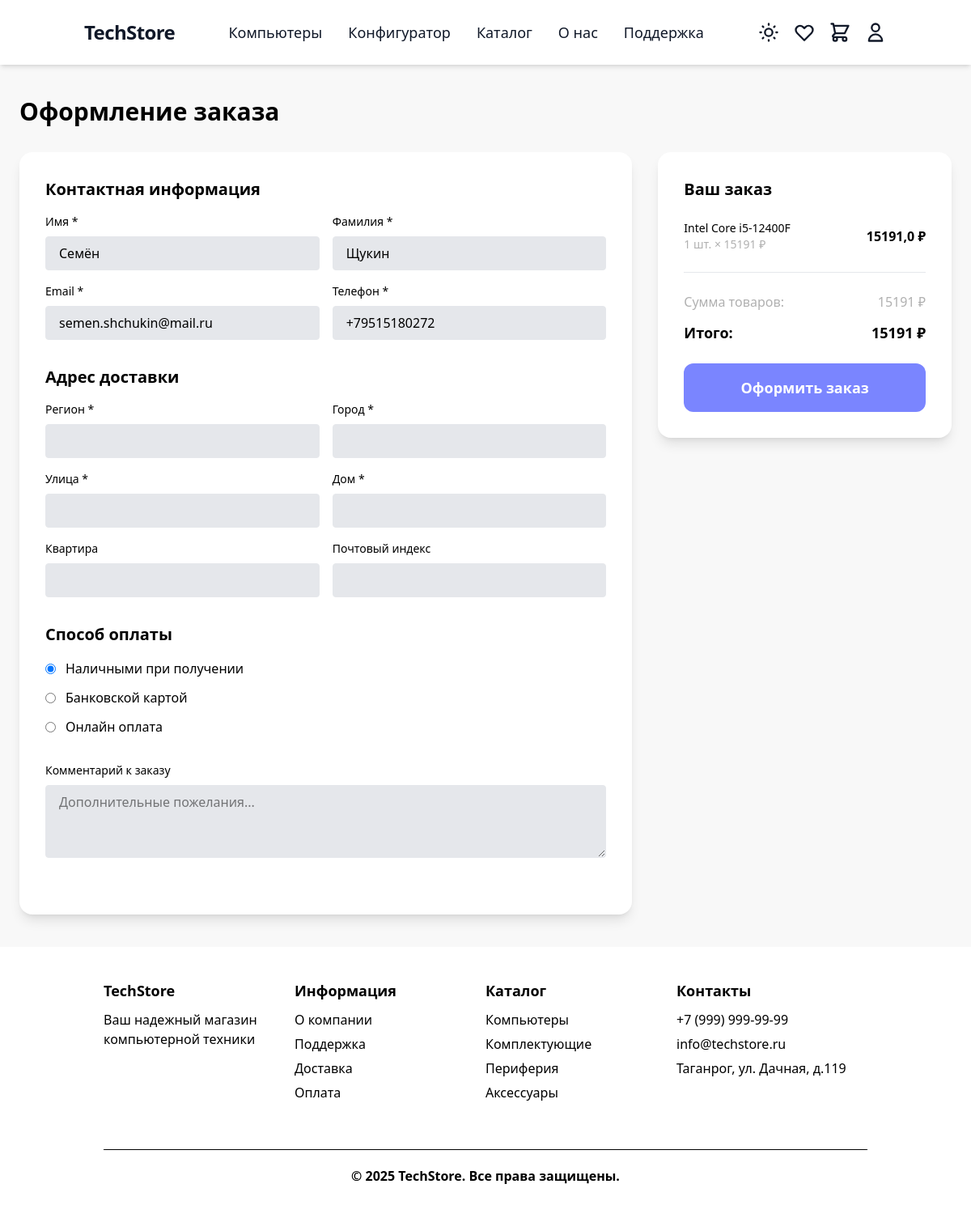
Screenshot of /orders/checkout/ (signed in) with the database file from the repository.
### users/models.py (models this page shows, shortened)
class CustomUser(AbstractUser):
    username = None
    email = models.EmailField(_('email address'), unique=True)
    first_name = models.CharField(_('first name'), max_length=150)
    last_name = models.CharField(_('last name'), max_length=150)
    phone = models.CharField(_('phone number'), max_length=20)
    delivery_region = models.CharField(_('region'), max_length=100, blank=True)
    delivery_city = models.CharField(_('city'), max_length=100, blank=True)
    delivery_street = models.CharField(_('street'), max_length=100, blank=True)
    delivery_house = models.CharField(_('house'), max_length=20, blank=True)
    delivery_apartment = models.CharField(_('apartment'), max_length=20, blank=True)
    delivery_postal_code = models.CharField(_('postal code'), max_length=20, blank=True)
    USERNAME_FIELD = 'email'
    REQUIRED_FIELDS = ['phone', 'first_name', 'last_name']
    objects = CustomUserManager()
    class Meta:
        verbose_name = _('user')
        verbose_name_plural = _('users')

### cart/models.py (models this page shows, shortened)
class CartItem(models.Model):
    user = models.ForeignKey(settings.AUTH_USER_MODEL, on_delete=models.CASCADE, related_name='cart_items', verbose_name='Пользователь')
    product = models.ForeignKey(Product, on_delete=models.CASCADE, verbose_name='Товар')
    quantity = models.PositiveIntegerField('Количество', default=1)
    added_at = models.DateTimeField('Дата добавления', auto_now_add=True)
    class Meta:
        unique_together = ('user', 'product')
        verbose_name = 'Товар в корзине'
        verbose_name_plural = 'Корзина'

### store/models.py (models this page shows, shortened)
class Product(models.Model):
    category = models.ForeignKey(
        Category,
        on_delete=models.PROTECT,
        related_name='products'
    )
    name = models.CharField('Название', max_length=200)
    slug = models.SlugField('URL', max_length=200, unique=True)
    price = models.DecimalField(
        'Цена',
        max_digits=10,
        decimal_places=2,
        validators=[MinValueValidator(Decimal('0.01'))]
    )
    discount = models.PositiveIntegerField('Скидка (%)', default=0)
    stock = models.PositiveIntegerField(
        'Количество на складе',
        default=0,
        help_text='Количество товара на складе'
    )
    min_stock = models.PositiveIntegerField(
        'Минимальный остаток',
        default=0,
        help_text='Минимальное количество для предупреждения о заканчивающемся товаре'
    )
    is_popular = models.BooleanField(
        'Популярный товар',
        default=False,
        help_text='Отметьте, если товар является популярным и должен отображаться в специальных блоках.'
    )
    description = models.TextField(
        'Описание',
        blank=True,
        default='',
        help_text='Можно использовать HTML-теги для форматирования текста (например, <ul>, <li>, <b>, <h3> и т.д.)'
    )
    meta_title = models.CharField('SEO Title', max_length=255, blank=True, default='', help_text='Заголовок для SEO (meta title)')
    meta_description = models.CharField('SEO Description', max_length=500, blank=True, default='', help_text='Описание для SEO (meta description)')
    image = models.ImageField('Фото', upload_to='products/', blank=True, null=True)
    class Meta:
        verbose_name = 'Товар'
        verbose_name_plural = 'Товары'
    @property
    def final_price(self):
        if self.discount:
            discount_decimal = Decimal(str(self.discount)) / Decimal('100')
            return self.price * (Decimal('1') - discount_decimal)
        return self.price

### order/views.py (the view)
# urls.py: path('checkout/', views.checkout, name='checkout'),
@login_required
def checkout(request):
    cart_items = CartItem.objects.filter(user=request.user).select_related('product')
    if not cart_items.exists():
        messages.error(request, 'Ваша корзина пуста')
        return redirect('cart:cart')
    subtotal = sum(item.product.final_price * item.quantity for item in cart_items)
    applied_promocode = None
    discount_amount = Decimal('0')
    try:
        cart_promocode = CartPromoCode.objects.get(user=request.user)
        promocode = cart_promocode.promocode
        is_valid, error_message = promocode.is_valid(user=request.user, order_amount=subtotal)
        if is_valid:
            applied_promocode = promocode
            discount_amount = promocode.calculate_discount(subtotal)
        else:
            cart_promocode.delete()
            messages.warning(request, f'Промокод "{promocode.code}" больше не действителен: {error_message}')
    except CartPromoCode.DoesNotExist:
        pass
    total_amount = subtotal - discount_amount
    user_data = {
        'first_name': request.user.first_name,
        'last_name': request.user.last_name,
        'email': request.user.email,
        'phone': getattr(request.user, 'phone', ''),
        'delivery_region': getattr(request.user, 'delivery_region', ''),
        'delivery_city': getattr(request.user, 'delivery_city', ''),
        'delivery_street': getattr(request.user, 'delivery_street', ''),
        'delivery_house': getattr(request.user, 'delivery_house', ''),
        'delivery_apartment': getattr(request.user, 'delivery_apartment', ''),
        'delivery_postal_code': getattr(request.user, 'delivery_postal_code', ''),
    }
    context = {
        'cart_items': cart_items,
        'subtotal': subtotal,
        'discount_amount': discount_amount,
        'total_amount': total_amount,
        'applied_promocode': applied_promocode,
        'user_data': user_data,
    }
    return render(request, 'order/checkout.html', context)

### order/templatetags/order_extras.py (called while the page is built)
@register.filter
def mul(value, arg):
    try:
        return float(value) * float(arg)
    except (ValueError, TypeError):
        return 0

### order/templates/order/checkout.html (shortened to what this page needs)
{% extends 'base.html' %}
{% load order_extras %}
{% block content %}
<div class="min-h-screen py-10">
    <div class="max-w-6xl mx-auto">
        <h1 class="text-3xl font-bold text-black dark:text-white mb-8">Оформление заказа</h1>
        <div class="grid grid-cols-1 lg:grid-cols-3 gap-8">
            <div class="lg:col-span-2">
                <form id="checkout-form" class="bg-white dark:bg-[#28303F] rounded-2xl p-8 shadow-lg">
                    <div class="mb-8">
                        <h2 class="text-xl font-bold text-black dark:text-white mb-4">Контактная информация</h2>
                        <div class="grid grid-cols-1 md:grid-cols-2 gap-4">
                            <div>
                                <label class="block text-black dark:text-white text-sm font-medium mb-2">Имя *</label>
                                <input type="text" name="first_name" value="{{ user_data.first_name }}" required
                                       class="w-full px-4 py-2 rounded bg-[#e5e7eb] dark:bg-[#1a2230] text-black dark:text-white border border-[#e5e7eb] dark:border-[#363b4a] focus:outline-none focus:border-[#7a85ff]">
                            </div>
                            <div>
                                <label class="block text-black dark:text-white text-sm font-medium mb-2">Фамилия *</label>
                                <input type="text" name="last_name" value="{{ user_data.last_name }}" required
                                       class="w-full px-4 py-2 rounded bg-[#e5e7eb] dark:bg-[#1a2230] text-black dark:text-white border border-[#e5e7eb] dark:border-[#363b4a] focus:outline-none focus:border-[#7a85ff]">
                            </div>
                            <div>
                                <label class="block text-black dark:text-white text-sm font-medium mb-2">Email *</label>
                                <input type="email" name="email" value="{{ user_data.email }}" required
                                       class="w-full px-4 py-2 rounded bg-[#e5e7eb] dark:bg-[#1a2230] text-black dark:text-white border border-[#e5e7eb] dark:border-[#363b4a] focus:outline-none focus:border-[#7a85ff]">
                            </div>
                            <div>
                                <label class="block text-black dark:text-white text-sm font-medium mb-2">Телефон *</label>
                                <input type="tel" name="phone" value="{{ user_data.phone }}" required
                                       class="w-full px-4 py-2 rounded bg-[#e5e7eb] dark:bg-[#1a2230] text-black dark:text-white border border-[#e5e7eb] dark:border-[#363b4a] focus:outline-none focus:border-[#7a85ff]">
                            </div>
                        </div>
                    </div>
                    <div class="mb-8">
                        <h2 class="text-xl font-bold text-black dark:text-white mb-4">Адрес доставки</h2>
                        <div class="grid grid-cols-1 md:grid-cols-2 gap-4">
                            <div>
                                <label class="block text-black dark:text-white text-sm font-medium mb-2">Регион *</label>
                                <input type="text" name="delivery_region" value="{{ user_data.delivery_region }}" required
                                       class="w-full px-4 py-2 rounded bg-[#e5e7eb] dark:bg-[#1a2230] text-black dark:text-white border border-[#e5e7eb] dark:border-[#363b4a] focus:outline-none focus:border-[#7a85ff]">
                            </div>
                            <div>
                                <label class="block text-black dark:text-white text-sm font-medium mb-2">Город *</label>
                                <input type="text" name="delivery_city" value="{{ user_data.delivery_city }}" required
                                       class="w-full px-4 py-2 rounded bg-[#e5e7eb] dark:bg-[#1a2230] text-black dark:text-white border border-[#e5e7eb] dark:border-[#363b4a] focus:outline-none focus:border-[#7a85ff]">
                            </div>
                            <div>
                                <label class="block text-black dark:text-white text-sm font-medium mb-2">Улица *</label>
                                <input type="text" name="delivery_street" value="{{ user_data.delivery_street }}" required
                                       class="w-full px-4 py-2 rounded bg-[#e5e7eb] dark:bg-[#1a2230] text-black dark:text-white border border-[#e5e7eb] dark:border-[#363b4a] focus:outline-none focus:border-[#7a85ff]">
                            </div>
                            <div>
                                <label class="block text-black dark:text-white text-sm font-medium mb-2">Дом *</label>
                                <input type="text" name="delivery_house" value="{{ user_data.delivery_house }}" required
                                       class="w-full px-4 py-2 rounded bg-[#e5e7eb] dark:bg-[#1a2230] text-black dark:text-white border border-[#e5e7eb] dark:border-[#363b4a] focus:outline-none focus:border-[#7a85ff]">
                            </div>
                            <div>
                                <label class="block text-black dark:text-white text-sm font-medium mb-2">Квартира</label>
                                <input type="text" name="delivery_apartment" value="{{ user_data.delivery_apartment }}"
                                       class="w-full px-4 py-2 rounded bg-[#e5e7eb] dark:bg-[#1a2230] text-black dark:text-white border border-[#e5e7eb] dark:border-[#363b4a] focus:outline-none focus:border-[#7a85ff]">
                            </div>
                            <div>
                                <label class="block text-black dark:text-white text-sm font-medium mb-2">Почтовый индекс</label>
                                <input type="text" name="delivery_postal_code" value="{{ user_data.delivery_postal_code }}"
                                       class="w-full px-4 py-2 rounded bg-[#e5e7eb] dark:bg-[#1a2230] text-black dark:text-white border border-[#e5e7eb] dark:border-[#363b4a] focus:outline-none focus:border-[#7a85ff]">
                            </div>
                        </div>
                    </div>
                    <div class="mb-8">
                        <h2 class="text-xl font-bold text-black dark:text-white mb-4">Способ оплаты</h2>
                        <div class="space-y-3">
                            <label class="flex items-center">
                                <input type="radio" name="payment_method" value="cash" checked
                                       class="mr-3 text-[#7a85ff] focus:ring-[#7a85ff]">
                                <span class="text-black dark:text-white">Наличными при получении</span>
                            </label>
                            <label class="flex items-center">
                                <input type="radio" name="payment_method" value="card"
                                       class="mr-3 text-[#7a85ff] focus:ring-[#7a85ff]">
                                <span class="text-black dark:text-white">Банковской картой</span>
                            </label>
                            <label class="flex items-center">
                                <input type="radio" name="payment_method" value="online"
                                       class="mr-3 text-[#7a85ff] focus:ring-[#7a85ff]">
                                <span class="text-black dark:text-white">Онлайн оплата</span>
                            </label>
                        </div>
                    </div>
                    <div class="mb-8">
                        <label class="block text-black dark:text-white text-sm font-medium mb-2">Комментарий к заказу</label>
                        <textarea name="comment" rows="3" placeholder="Дополнительные пожелания..."
                                  class="w-full px-4 py-2 rounded bg-[#e5e7eb] dark:bg-[#1a2230] text-black dark:text-white border border-[#e5e7eb] dark:border-[#363b4a] focus:outline-none focus:border-[#7a85ff]"></textarea>
                    </div>
                </form>
            </div>
            <div class="lg:col-span-1">
                <div class="bg-white dark:bg-[#28303F] rounded-2xl p-8 shadow-lg sticky top-20">
                    <h2 class="text-xl font-bold text-black dark:text-white mb-6">Ваш заказ</h2>
                    <div class="space-y-4 mb-6">
                        {% for item in cart_items %}
                        <div class="flex justify-between items-center">
                            <div class="flex-1">
                                <div class="text-black dark:text-white font-medium text-sm">{{ item.product.name }}</div>
                                <div class="text-[#b0b0b0] dark:text-[#7a8599] text-sm">{{ item.quantity }} шт. × {{ item.product.final_price|floatformat:0 }} ₽</div>
                            </div>
                            <div class="text-black dark:text-white font-bold">
                                {{ item.product.final_price|floatformat:0|mul:item.quantity }} ₽
                            </div>
                        </div>
                        {% endfor %}
                    </div>
                    <hr class="border-[#e5e7eb] dark:border-[#363b4a] mb-6">
                    <div class="space-y-3 mb-6">
                        <div class="flex justify-between text-[#b0b0b0] dark:text-[#7a8599]">
                            <span>Сумма товаров:</span>
                            <span>{{ subtotal|floatformat:0 }} ₽</span>
                        </div>
                        <div class="flex justify-between text-black dark:text-white text-lg font-bold">
                            <span>Итого:</span>
                            <span>{{ total_amount|floatformat:0 }} ₽</span>
                        </div>
                    </div>
                    <button type="submit" form="checkout-form" id="submit-order"
                            class="w-full bg-[#7a85ff] hover:bg-[#4b1bb3] text-white py-4 rounded-xl text-lg font-bold transition-colors">
                        Оформить заказ
                    </button>
                </div>
            </div>
        </div>
    </div>
</div>
{% endblock %}

### rows the page displays
CustomUser: first_name "Семён", last_name "Щукин", email "semen.shchukin@mail.ru", phone "+79515180272"
CartItem: product.name "Intel Core i5-12400F", quantity "1", product.final_price "15191", product.final_price|mul "15191,0"

### other values shown
{{ subtotal|floatformat:0 }} "15191"
{{ total_amount|floatformat:0 }} "15191"
